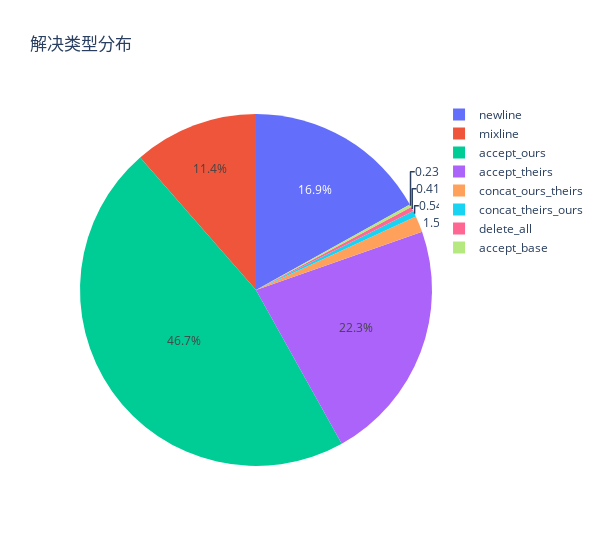

Notebook code for this chart:
### Code cell
# 绘制所有类型冲突的占比饼图
import plotly.graph_objects as go

# 和 MergeBERT数据集图片对应
_labels = ['newline', 'mixline', 'accept_ours', 'accept_theirs', 'concat_ours_theirs', 'concat_theirs_ours', 'delete_all', 'accept_base']
_values = [kind_counter[label] for label in _labels]

# 按label的顺序，顺时针绘制饼图
# 注意：按顺序
fig = go.Figure(data=[go.Pie(labels=_labels, values=_values, sort=False)])

# Updating the layout for better visualization
fig.update_layout(title_text='解决类型分布', width=600)

# Showing the pie chart
fig.show()

### Figure 1 — Plotly figure (JSON) as saved in the notebook; plotly's stock layout.template omitted (floating-point values rounded to 4 significant figures)
{"data": [{"labels": ["newline", "mixline", "accept_ours", "accept_theirs", "concat_ours_theirs", "concat_theirs_ours", "delete_all", "accept_base"], "sort": false, "type": "pie", "values": [10358, 6997, 28541, 13620, 915, 334, 255, 146]}], "layout": {"title": {"text": "解决类型分布"}, "width": 600}}
